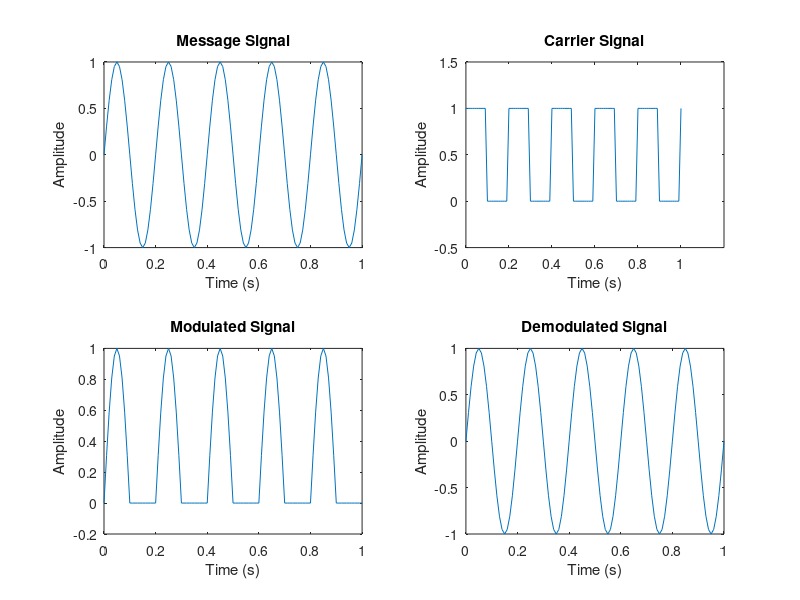

Here is the MATLAB script that generated this plot: (Note: this script raises an error after producing the figure.)
clc; close all; clear all;
fm=input('Enter Frequency of the message signal: ');
fc=input('Enter Frequency of the carrier signal: ');
t=[0:0.01:1];
x=sin(2*pi*fm*t);
c=(1+square(2*pi*fc*t))/2;
pam=x.*c;
ppad=pam./c;
for i=1:1:101
    if pam(i)==0
        ppad(i)=sin(2*pi*fm*t(i));
    end
end
subplot(2,2,1)
plot(t,x)
xlabel('Time (s)')
ylabel('Amplitude')
title('Message Signal')
subplot(2,2,2)
plot(t,c)
xlabel('Time (s)')
ylabel('Amplitude')
title('Carrier Signal')
axis([0 1.2 -.5 1.5])
subplot(2,2,3)
plot(t,pam)
xlabel('Time (s)')
ylabel('Amplitude')
title('Modulated Signal')
subplot(2,2,4)
plot(t,ppad)
xlabel('Time (s)')
ylabel('Amplitude')
title('Demodulated Signal')
sgtitle('PAM');